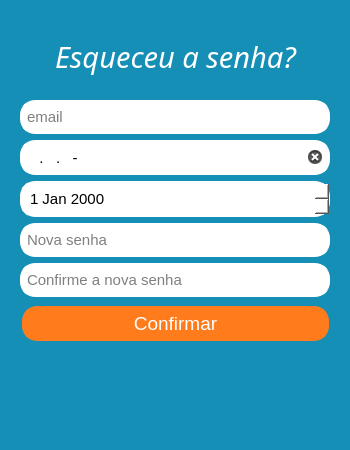
<?xml version="1.0" encoding="UTF-8"?>
<ui version="4.0">
 <class>background</class>
 <widget class="QMainWindow" name="background">
  <property name="geometry">
   <rect>
    <x>0</x>
    <y>0</y>
    <width>350</width>
    <height>450</height>
   </rect>
  </property>
  <property name="sizePolicy">
   <sizepolicy hsizetype="Maximum" vsizetype="Maximum">
    <horstretch>0</horstretch>
    <verstretch>0</verstretch>
   </sizepolicy>
  </property>
  <property name="maximumSize">
   <size>
    <width>350</width>
    <height>450</height>
   </size>
  </property>
  <property name="windowTitle">
   <string>MainWindow</string>
  </property>
  <property name="styleSheet">
   <string notr="true">background-color:  rgb(21, 143, 181)
</string>
  </property>
  <widget class="QWidget" name="centralwidget">
   <widget class="QLabel" name="label">
    <property name="geometry">
     <rect>
      <x>1</x>
      <y>18</y>
      <width>349</width>
      <height>77</height>
     </rect>
    </property>
    <property name="font">
     <font>
      <family>Noto Sans</family>
      <pointsize>22</pointsize>
      <weight>50</weight>
      <italic>true</italic>
      <bold>false</bold>
     </font>
    </property>
    <property name="styleSheet">
     <string notr="true">color: #fff;</string>
    </property>
    <property name="text">
     <string>Esqueceu a senha?</string>
    </property>
    <property name="alignment">
     <set>Qt::AlignCenter</set>
    </property>
   </widget>
   <widget class="QWidget" name="verticalWidget" native="true">
    <property name="geometry">
     <rect>
      <x>0</x>
      <y>100</y>
      <width>350</width>
      <height>197</height>
     </rect>
    </property>
    <layout class="QVBoxLayout" name="verticalLayout">
     <property name="leftMargin">
      <number>20</number>
     </property>
     <property name="rightMargin">
      <number>20</number>
     </property>
     <item>
      <widget class="QLineEdit" name="email">
       <property name="sizePolicy">
        <sizepolicy hsizetype="Expanding" vsizetype="Maximum">
         <horstretch>0</horstretch>
         <verstretch>0</verstretch>
        </sizepolicy>
       </property>
       <property name="minimumSize">
        <size>
         <width>20</width>
         <height>0</height>
        </size>
       </property>
       <property name="maximumSize">
        <size>
         <width>16777215</width>
         <height>35</height>
        </size>
       </property>
       <property name="font">
        <font>
         <pointsize>11</pointsize>
        </font>
       </property>
       <property name="styleSheet">
        <string notr="true">QLineEdit { 
border: 5px solid white;
border-radius: 15px;
background-color: rgb(255, 255, 255);
}</string>
       </property>
       <property name="placeholderText">
        <string>email</string>
       </property>
       <property name="clearButtonEnabled">
        <bool>true</bool>
       </property>
      </widget>
     </item>
     <item>
      <widget class="QLineEdit" name="cpf">
       <property name="sizePolicy">
        <sizepolicy hsizetype="Expanding" vsizetype="Maximum">
         <horstretch>0</horstretch>
         <verstretch>0</verstretch>
        </sizepolicy>
       </property>
       <property name="minimumSize">
        <size>
         <width>20</width>
         <height>0</height>
        </size>
       </property>
       <property name="maximumSize">
        <size>
         <width>16777215</width>
         <height>35</height>
        </size>
       </property>
       <property name="font">
        <font>
         <pointsize>11</pointsize>
        </font>
       </property>
       <property name="styleSheet">
        <string notr="true">QLineEdit { 
border: 5px solid white;
border-radius: 15px;
background-color: rgb(255, 255, 255);
}</string>
       </property>
       <property name="inputMask">
        <string>000.000.000-00</string>
       </property>
       <property name="placeholderText">
        <string>CPF</string>
       </property>
       <property name="clearButtonEnabled">
        <bool>true</bool>
       </property>
      </widget>
     </item>
     <item>
      <widget class="QDateEdit" name="data">
       <property name="font">
        <font>
         <pointsize>11</pointsize>
        </font>
       </property>
       <property name="styleSheet">
        <string notr="true">QDateEdit { 
border: 8px solid white;
border-radius: 15px;
background-color: rgb(255, 255, 255);
}</string>
       </property>
      </widget>
     </item>
     <item>
      <widget class="QLineEdit" name="novasenha">
       <property name="sizePolicy">
        <sizepolicy hsizetype="Expanding" vsizetype="Maximum">
         <horstretch>0</horstretch>
         <verstretch>0</verstretch>
        </sizepolicy>
       </property>
       <property name="maximumSize">
        <size>
         <width>16777215</width>
         <height>35</height>
        </size>
       </property>
       <property name="font">
        <font>
         <pointsize>11</pointsize>
        </font>
       </property>
       <property name="styleSheet">
        <string notr="true">QLineEdit { 
border: 5px solid white;
border-radius: 15px;
background-color: rgb(255, 255, 255);
}</string>
       </property>
       <property name="echoMode">
        <enum>QLineEdit::Password</enum>
       </property>
       <property name="placeholderText">
        <string>Nova senha</string>
       </property>
       <property name="clearButtonEnabled">
        <bool>true</bool>
       </property>
      </widget>
     </item>
     <item>
      <widget class="QLineEdit" name="novasenha2">
       <property name="sizePolicy">
        <sizepolicy hsizetype="Expanding" vsizetype="Maximum">
         <horstretch>0</horstretch>
         <verstretch>0</verstretch>
        </sizepolicy>
       </property>
       <property name="maximumSize">
        <size>
         <width>16777215</width>
         <height>35</height>
        </size>
       </property>
       <property name="font">
        <font>
         <pointsize>11</pointsize>
        </font>
       </property>
       <property name="styleSheet">
        <string notr="true">QLineEdit { 
border: 5px solid white;
border-radius: 15px;
background-color: rgb(255, 255, 255);
}</string>
       </property>
       <property name="echoMode">
        <enum>QLineEdit::Password</enum>
       </property>
       <property name="placeholderText">
        <string>Confirme a nova senha</string>
       </property>
       <property name="clearButtonEnabled">
        <bool>true</bool>
       </property>
      </widget>
     </item>
    </layout>
   </widget>
   <widget class="QPushButton" name="pushButton">
    <property name="geometry">
     <rect>
      <x>22</x>
      <y>306</y>
      <width>307</width>
      <height>35</height>
     </rect>
    </property>
    <property name="font">
     <font>
      <pointsize>14</pointsize>
      <weight>50</weight>
      <italic>false</italic>
      <bold>false</bold>
     </font>
    </property>
    <property name="styleSheet">
     <string notr="true">border: 2px solid rgb(255, 123, 28);
border-radius: 15px;
background-color: rgb(255, 123, 28);
color: #fff;</string>
    </property>
    <property name="text">
     <string>Confirmar</string>
    </property>
   </widget>
  </widget>
 </widget>
 <resources/>
 <connections/>
</ui>
